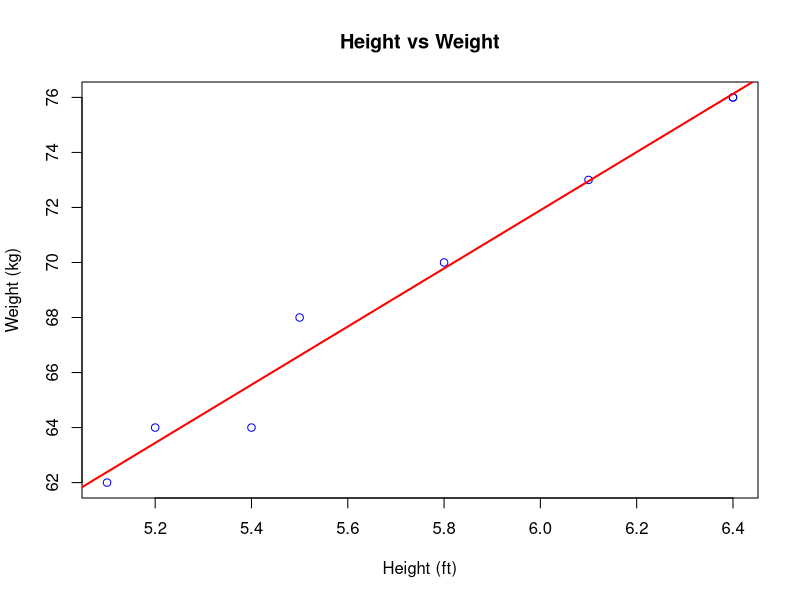

Reproduce this figure in R.
# Aim: To understand and implement Simple Linear Regression in R programming using height and weight data, and to predict weight based on a given height.


# ----------------------------------------
# SIMPLE LINEAR REGRESSION IN R
# Height vs Weight
# ----------------------------------------


# Step 1: Create height data (in ft)
height <- c(5.2, 5.5, 5.8, 6.1, 6.4, 5.1, 5.4, 6.4)

# Step 2: Create weight data (in kg)
weight <- c(64, 68, 70, 73, 76, 62, 64, 76)

# Step 3: Combine height and weight into a data frame
# (Like an Excel table)
data <- data.frame(height, weight)

# Step 4: Display the data
print(data)

# Step 5: Plot height vs weight
plot(data$height, data$weight, main = "Height vs Weight", xlab = "Height (ft)", ylab = "Weight (kg)", col = "blue")

# Step 6: Apply linear regression
# weight is predicted using height
model <- lm(weight ~ height, data = data)       # here weight is dependent on height(here data attribute is optional, pass it if you want to write better code)

# Step 7: Display summary of the model
summary(model)

# Step 8: Draw the regression line on the graph
abline(model, col = "red", lwd = 2)

# Step 9: Predict weight for a new height value
new_height <- data.frame(height = 168)
predicted_weight <- predict(model, new_height)

# Step 10: Print the predicted weight
print(predicted_weight)


# Important points
# 1. lm() is used to build model
# 2. predeict() is used to predict the new variable base on model

# NOTE:
# it uses formula i.e (y = mx + c) in this example c is intercept, m is estimated height in model, x is new height given by user

# Predicting weight using formula
predicted_weight <- model$coefficients[[1]] + model$coefficients[[2]] * 160   # here model$coefficients[[1]] is C (intercept), model$coefficients[[2]] is M (estimated height), 160 is new height

# Predicting weight using predict method
new_height <- data.frame(height = 160)
predicted_weight <- predict(model, new_height)


# both gives same result